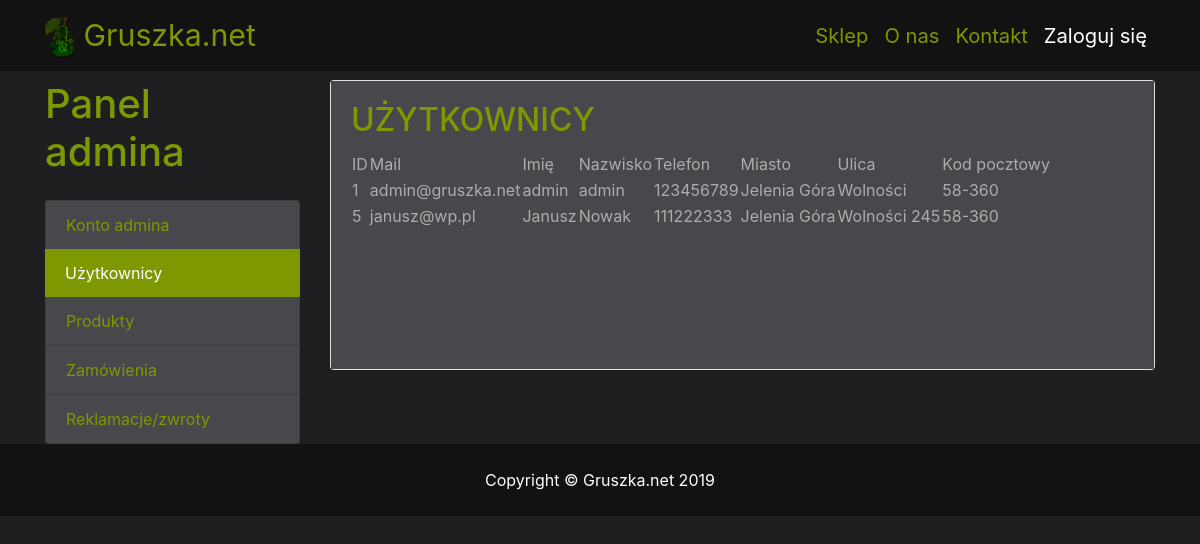
Page /adminpanel/users.php on the earlier database version.
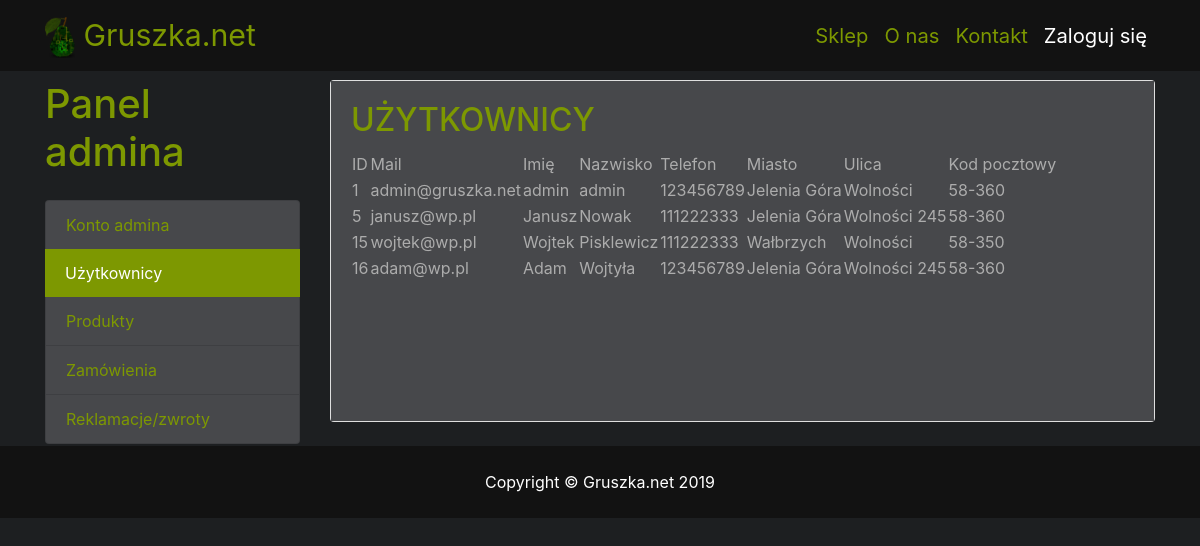
Same page on the later database version.
### tables this page shows
CREATE TABLE `users` (
  `ID` int(11) NOT NULL,
  `Mail` varchar(100) NOT NULL,
  `Password` varchar(100) NOT NULL,
  `Name` varchar(100) NOT NULL,
  `Surname` varchar(100) NOT NULL,
  `Phone` int(11) NOT NULL,
  `City` varchar(100) NOT NULL,
  `Street` varchar(100) NOT NULL,
  `Postal` varchar(10) NOT NULL
);

### adminpanel/users.php (the view, shortened to what this page needs)
<!DOCTYPE html>
<html lang="en">
<head>
  <link href="../vendor/bootstrap/css/bootstrap.min.css" rel="stylesheet">
  <link href="../css/shop-item.css" rel="stylesheet">
</head>
<body>
<?php include "../static/header.php" ?>
<div class="container">
<div class="row">
  <?php include "../static/adminPanelCategories.php" ?>
  <div class="col-lg-9">
    <div class="card my-4">
      <div class="card-body" style="background-color: #47484b">
        <div class="d-flex justify-content-between ">
          <div class="d-flex" style="align-items: center;justify-content: left;">
              <h2 class="card-title" style="color: #7d9801">UŻYTKOWNICY</h2>
          </div>
        </div>
        <?php
$baza=mysqli_connect("localhost","root","","gruszka");
$wynik = mysqli_query($baza,"SELECT * FROM users");
 echo "<table >";
            echo "<tr>";
            echo "<td style='border=1px solid black;Font-size=18;Font-Weight=bold'>";
            echo "ID";
            echo "</td>";
            echo "<td style='border=1px solid black;Font-size=18;Font-Weight=bold'>";
            echo "Mail";
            echo "</td>";
            echo "<td style='border=1px solid black;Font-size=18;Font-Weight=bold'>";
            echo "Imię";
            echo "</td>";
            echo "<td style='border=1px solid black;Font-size=18;Font-Weight=bold'>";
            echo "Nazwisko";
            echo "</td>";
            echo "<td style='border=1px solid black;Font-size=18;Font-Weight=bold'>";
            echo "Telefon";
            echo "</td>";
            echo "<td style='border=1px solid black;Font-size=18;Font-Weight=bold'>";
            echo "Miasto";
            echo "</td>";
			echo "<td style='border=1px solid black;Font-size=18;Font-Weight=bold'>";
            echo "Ulica";
			echo "<td style='border=1px solid black;Font-size=18;Font-Weight=bold'>";
            echo "Kod pocztowy";
            echo "</td>";
            echo "</tr>";
            while($row = mysqli_fetch_array($wynik))
            {
                echo "<tr>";
                echo "<td style='border=1px solid black'>";
                echo $row['ID'];
                echo "</td>";
                echo "<td style='border=1px solid black'>";
                echo $row['Mail'];
                echo "</td>";
                echo "<td style='border=1px solid black'>";
                echo $row['Name'];
                echo "</td>";
                echo "<td style='border=1px solid black'>";
                echo $row['Surname'];
                echo "</td>";
                echo "<td style='border=1px solid black'>";
                echo $row['Phone'];
                echo "</td>";
                echo "<td style='border=1px solid black'>";
                echo $row['City'];
                echo "</td>";
				echo "<td style='border=1px solid black'>";
                echo $row['Street'];
				echo "<td style='border=1px solid black'>";
                echo $row['Postal'];
                echo "</td>";
                echo "</tr>\n";
            }
            echo "</table>";
?>
        <br>
        <br>
        <br>
        <br>
        <br>
      </div>
      </div>
    </div>
  </div>
</div>
  <footer class="py-4">
    <div class="container">
      <p class="m-0 text-center text-white">Copyright &copy; Gruszka.net 2019</p>
    </div>
  </footer>
</body>
</html>

Differences in the rows shown:
added users: ID "15", Mail "wojtek@wp.pl", Name "Wojtek", Surname "Pisklewicz", Phone "111222333", City "Wałbrzych", Street "Wolności", Postal "58-350"
added users: ID "16", Mail "adam@wp.pl", Name "Adam", Surname "Wojtyła", Phone "123456789", City "Jelenia Góra", Street "Wolności 245", Postal "58-360"
